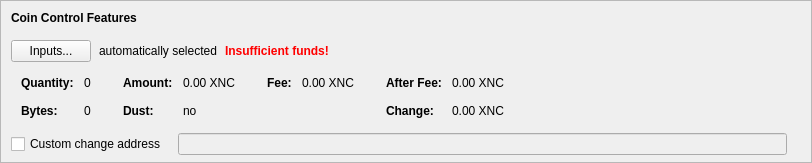
    <widget class="QFrame" name="frameCoinControl">
     <property name="sizePolicy">
      <sizepolicy hsizetype="Expanding" vsizetype="Expanding">
       <horstretch>0</horstretch>
       <verstretch>0</verstretch>
      </sizepolicy>
     </property>
     <property name="maximumSize">
      <size>
       <width>16777215</width>
       <height>16777215</height>
      </size>
     </property>
     <property name="frameShape">
      <enum>QFrame::StyledPanel</enum>
     </property>
     <property name="frameShadow">
      <enum>QFrame::Sunken</enum>
     </property>
     <layout class="QVBoxLayout" name="verticalLayoutCoinControl2">
      <property name="spacing">
       <number>0</number>
      </property>
      <property name="leftMargin">
       <number>0</number>
      </property>
      <property name="topMargin">
       <number>0</number>
      </property>
      <property name="rightMargin">
       <number>0</number>
      </property>
      <property name="bottomMargin">
       <number>6</number>
      </property>
      <item>
       <layout class="QVBoxLayout" name="verticalLayoutCoinControl" stretch="0,0,0,0,1">
        <property name="spacing">
         <number>0</number>
        </property>
        <property name="leftMargin">
         <number>10</number>
        </property>
        <property name="topMargin">
         <number>10</number>
        </property>
        <item>
         <layout class="QHBoxLayout" name="horizontalLayoutCoinControl1">
          <property name="bottomMargin">
           <number>15</number>
          </property>
          <item>
           <widget class="QLabel" name="labelCoinControlFeatures">
            <property name="sizePolicy">
             <sizepolicy hsizetype="Preferred" vsizetype="Maximum">
              <horstretch>0</horstretch>
              <verstretch>0</verstretch>
             </sizepolicy>
            </property>
            <property name="font">
             <font>
              <weight>75</weight>
              <bold>true</bold>
             </font>
            </property>
            <property name="styleSheet">
             <string notr="true">font-weight:bold;</string>
            </property>
            <property name="text">
             <string>Coin Control Features</string>
            </property>
           </widget>
          </item>
         </layout>
        </item>
        <item>
         <layout class="QHBoxLayout" name="horizontalLayoutCoinControl2" stretch="0,0,0,0">
          <property name="spacing">
           <number>8</number>
          </property>
          <property name="bottomMargin">
           <number>10</number>
          </property>
          <item>
           <widget class="QPushButton" name="pushButtonCoinControl">
            <property name="styleSheet">
             <string notr="true"/>
            </property>
            <property name="text">
             <string>Inputs...</string>
            </property>
            <property name="autoDefault">
             <bool>false</bool>
            </property>
           </widget>
          </item>
          <item>
           <widget class="QLabel" name="labelCoinControlAutomaticallySelected">
            <property name="text">
             <string>automatically selected</string>
            </property>
            <property name="margin">
             <number>5</number>
            </property>
           </widget>
          </item>
          <item>
           <widget class="QLabel" name="labelCoinControlInsuffFunds">
            <property name="font">
             <font>
              <weight>75</weight>
              <bold>true</bold>
             </font>
            </property>
            <property name="styleSheet">
             <string notr="true">color:red;font-weight:bold;</string>
            </property>
            <property name="text">
             <string>Insufficient funds!</string>
            </property>
            <property name="margin">
             <number>5</number>
            </property>
           </widget>
          </item>
          <item>
           <spacer name="horizontalSpacerCoinControl">
            <property name="orientation">
             <enum>Qt::Horizontal</enum>
            </property>
            <property name="sizeHint" stdset="0">
             <size>
              <width>40</width>
              <height>1</height>
             </size>
            </property>
           </spacer>
          </item>
         </layout>
        </item>
        <item>
         <widget class="QWidget" name="widgetCoinControl" native="true">
          <property name="sizePolicy">
           <sizepolicy hsizetype="Preferred" vsizetype="Preferred">
            <horstretch>0</horstretch>
            <verstretch>0</verstretch>
           </sizepolicy>
          </property>
          <property name="minimumSize">
           <size>
            <width>0</width>
            <height>0</height>
           </size>
          </property>
          <property name="styleSheet">
           <string notr="true"/>
          </property>
          <layout class="QHBoxLayout" name="horizontalLayoutCoinControl5">
           <property name="leftMargin">
            <number>0</number>
           </property>
           <property name="topMargin">
            <number>0</number>
           </property>
           <property name="rightMargin">
            <number>0</number>
           </property>
           <property name="bottomMargin">
            <number>0</number>
           </property>
           <item>
            <layout class="QHBoxLayout" name="horizontalLayoutCoinControl3" stretch="0,0,0,1">
             <property name="spacing">
              <number>20</number>
             </property>
             <property name="topMargin">
              <number>0</number>
             </property>
             <property name="bottomMargin">
              <number>10</number>
             </property>
             <item>
              <layout class="QFormLayout" name="formLayoutCoinControl1">
               <property name="horizontalSpacing">
                <number>10</number>
               </property>
               <property name="verticalSpacing">
                <number>14</number>
               </property>
               <property name="leftMargin">
                <number>10</number>
               </property>
               <property name="topMargin">
                <number>4</number>
               </property>
               <property name="rightMargin">
                <number>6</number>
               </property>
               <item row="0" column="0">
                <widget class="QLabel" name="labelCoinControlQuantityText">
                 <property name="font">
                  <font>
                   <weight>75</weight>
                   <bold>true</bold>
                  </font>
                 </property>
                 <property name="text">
                  <string>Quantity:</string>
                 </property>
                 <property name="margin">
                  <number>0</number>
                 </property>
                </widget>
               </item>
               <item row="0" column="1">
                <widget class="QLabel" name="labelCoinControlQuantity">
                 <property name="cursor">
                  <cursorShape>IBeamCursor</cursorShape>
                 </property>
                 <property name="contextMenuPolicy">
                  <enum>Qt::ActionsContextMenu</enum>
                 </property>
                 <property name="text">
                  <string notr="true">0</string>
                 </property>
                 <property name="margin">
                  <number>0</number>
                 </property>
                 <property name="textInteractionFlags">
                  <set>Qt::LinksAccessibleByMouse|Qt::TextSelectableByKeyboard|Qt::TextSelectableByMouse</set>
                 </property>
                </widget>
               </item>
               <item row="1" column="0">
                <widget class="QLabel" name="labelCoinControlBytesText">
                 <property name="font">
                  <font>
                   <weight>75</weight>
                   <bold>true</bold>
                  </font>
                 </property>
                 <property name="text">
                  <string>Bytes:</string>
                 </property>
                </widget>
               </item>
               <item row="1" column="1">
                <widget class="QLabel" name="labelCoinControlBytes">
                 <property name="cursor">
                  <cursorShape>IBeamCursor</cursorShape>
                 </property>
                 <property name="contextMenuPolicy">
                  <enum>Qt::ActionsContextMenu</enum>
                 </property>
                 <property name="text">
                  <string notr="true">0</string>
                 </property>
                 <property name="textInteractionFlags">
                  <set>Qt::LinksAccessibleByMouse|Qt::TextSelectableByKeyboard|Qt::TextSelectableByMouse</set>
                 </property>
                </widget>
               </item>
              </layout>
             </item>
             <item>
              <layout class="QFormLayout" name="formLayoutCoinControl2">
               <property name="horizontalSpacing">
                <number>10</number>
               </property>
               <property name="verticalSpacing">
                <number>14</number>
               </property>
               <property name="leftMargin">
                <number>6</number>
               </property>
               <property name="topMargin">
                <number>4</number>
               </property>
               <property name="rightMargin">
                <number>6</number>
               </property>
               <item row="0" column="0">
                <widget class="QLabel" name="labelCoinControlAmountText">
                 <property name="font">
                  <font>
                   <weight>75</weight>
                   <bold>true</bold>
                  </font>
                 </property>
                 <property name="text">
                  <string>Amount:</string>
                 </property>
                 <property name="margin">
                  <number>0</number>
                 </property>
                </widget>
               </item>
               <item row="0" column="1">
                <widget class="QLabel" name="labelCoinControlAmount">
                 <property name="cursor">
                  <cursorShape>IBeamCursor</cursorShape>
                 </property>
                 <property name="contextMenuPolicy">
                  <enum>Qt::ActionsContextMenu</enum>
                 </property>
                 <property name="text">
                  <string notr="true">0.00 XNC</string>
                 </property>
                 <property name="textInteractionFlags">
                  <set>Qt::LinksAccessibleByMouse|Qt::TextSelectableByKeyboard|Qt::TextSelectableByMouse</set>
                 </property>
                </widget>
               </item>
               <item row="1" column="0">
                <widget class="QLabel" name="labelCoinControlLowOutputText">
                 <property name="font">
                  <font>
                   <weight>75</weight>
                   <bold>true</bold>
                  </font>
                 </property>
                 <property name="text">
                  <string>Dust:</string>
                 </property>
                </widget>
               </item>
               <item row="1" column="1">
                <widget class="QLabel" name="labelCoinControlLowOutput">
                 <property name="cursor">
                  <cursorShape>IBeamCursor</cursorShape>
                 </property>
                 <property name="contextMenuPolicy">
                  <enum>Qt::ActionsContextMenu</enum>
                 </property>
                 <property name="text">
                  <string notr="true">no</string>
                 </property>
                 <property name="textInteractionFlags">
                  <set>Qt::LinksAccessibleByMouse|Qt::TextSelectableByKeyboard|Qt::TextSelectableByMouse</set>
                 </property>
                </widget>
               </item>
              </layout>
             </item>
             <item>
              <layout class="QFormLayout" name="formLayoutCoinControl3">
               <property name="horizontalSpacing">
                <number>10</number>
               </property>
               <property name="verticalSpacing">
                <number>14</number>
               </property>
               <property name="leftMargin">
                <number>6</number>
               </property>
               <property name="topMargin">
                <number>4</number>
               </property>
               <property name="rightMargin">
                <number>6</number>
               </property>
               <item row="0" column="0">
                <widget class="QLabel" name="labelCoinControlFeeText">
                 <property name="font">
                  <font>
                   <weight>75</weight>
                   <bold>true</bold>
                  </font>
                 </property>
                 <property name="text">
                  <string>Fee:</string>
                 </property>
                 <property name="margin">
                  <number>0</number>
                 </property>
                </widget>
               </item>
               <item row="0" column="1">
                <widget class="QLabel" name="labelCoinControlFee">
                 <property name="cursor">
                  <cursorShape>IBeamCursor</cursorShape>
                 </property>
                 <property name="contextMenuPolicy">
                  <enum>Qt::ActionsContextMenu</enum>
                 </property>
                 <property name="text">
                  <string notr="true">0.00 XNC</string>
                 </property>
                 <property name="textInteractionFlags">
                  <set>Qt::LinksAccessibleByMouse|Qt::TextSelectableByKeyboard|Qt::TextSelectableByMouse</set>
                 </property>
                </widget>
               </item>
              </layout>
             </item>
             <item>
              <layout class="QFormLayout" name="formLayoutCoinControl4">
               <property name="horizontalSpacing">
                <number>10</number>
               </property>
               <property name="verticalSpacing">
                <number>14</number>
               </property>
               <property name="leftMargin">
                <number>6</number>
               </property>
               <property name="topMargin">
                <number>4</number>
               </property>
               <property name="rightMargin">
                <number>6</number>
               </property>
               <item row="0" column="0">
                <widget class="QLabel" name="labelCoinControlAfterFeeText">
                 <property name="font">
                  <font>
                   <weight>75</weight>
                   <bold>true</bold>
                  </font>
                 </property>
                 <property name="text">
                  <string>After Fee:</string>
                 </property>
                 <property name="margin">
                  <number>0</number>
                 </property>
                </widget>
               </item>
               <item row="0" column="1">
                <widget class="QLabel" name="labelCoinControlAfterFee">
                 <property name="cursor">
                  <cursorShape>IBeamCursor</cursorShape>
                 </property>
                 <property name="contextMenuPolicy">
                  <enum>Qt::ActionsContextMenu</enum>
                 </property>
                 <property name="text">
                  <string notr="true">0.00 XNC</string>
                 </property>
                 <property name="textInteractionFlags">
                  <set>Qt::LinksAccessibleByMouse|Qt::TextSelectableByKeyboard|Qt::TextSelectableByMouse</set>
                 </property>
                </widget>
               </item>
               <item row="1" column="0">
                <widget class="QLabel" name="labelCoinControlChangeText">
                 <property name="font">
                  <font>
                   <weight>75</weight>
                   <bold>true</bold>
                  </font>
                 </property>
                 <property name="text">
                  <string>Change:</string>
                 </property>
                </widget>
               </item>
               <item row="1" column="1">
                <widget class="QLabel" name="labelCoinControlChange">
                 <property name="cursor">
                  <cursorShape>IBeamCursor</cursorShape>
                 </property>
                 <property name="contextMenuPolicy">
                  <enum>Qt::ActionsContextMenu</enum>
                 </property>
                 <property name="text">
                  <string notr="true">0.00 XNC</string>
                 </property>
                 <property name="textInteractionFlags">
                  <set>Qt::LinksAccessibleByMouse|Qt::TextSelectableByKeyboard|Qt::TextSelectableByMouse</set>
                 </property>
                </widget>
               </item>
              </layout>
             </item>
            </layout>
           </item>
          </layout>
         </widget>
        </item>
        <item>
         <layout class="QHBoxLayout" name="horizontalLayoutCoinControl4" stretch="0,0,0">
          <property name="spacing">
           <number>12</number>
          </property>
          <property name="sizeConstraint">
           <enum>QLayout::SetDefaultConstraint</enum>
          </property>
          <property name="topMargin">
           <number>5</number>
          </property>
          <property name="rightMargin">
           <number>5</number>
          </property>
          <item>
           <widget class="QCheckBox" name="checkBoxCoinControlChange">
            <property name="toolTip">
             <string>If this is activated, but the change address is empty or invalid, change will be sent to a newly generated address.</string>
            </property>
            <property name="text">
             <string>Custom change address</string>
            </property>
           </widget>
          </item>
          <item>
           <widget class="QValidatedLineEdit" name="lineEditCoinControlChange">
            <property name="enabled">
             <bool>false</bool>
            </property>
            <property name="sizePolicy">
             <sizepolicy hsizetype="Expanding" vsizetype="Fixed">
              <horstretch>0</horstretch>
              <verstretch>0</verstretch>
             </sizepolicy>
            </property>
           </widget>
          </item>
          <item>
           <widget class="QLabel" name="labelCoinControlChangeLabel">
            <property name="sizePolicy">
             <sizepolicy hsizetype="Preferred" vsizetype="Expanding">
              <horstretch>0</horstretch>
              <verstretch>0</verstretch>
             </sizepolicy>
            </property>
            <property name="minimumSize">
             <size>
              <width>0</width>
              <height>0</height>
             </size>
            </property>
            <property name="text">
             <string/>
            </property>
            <property name="margin">
             <number>3</number>
            </property>
           </widget>
          </item>
         </layout>
        </item>
        <item>
         <spacer name="verticalSpacerCoinControl">
          <property name="orientation">
           <enum>Qt::Vertical</enum>
          </property>
          <property name="sizeHint" stdset="0">
           <size>
            <width>800</width>
            <height>1</height>
           </size>
          </property>
         </spacer>
        </item>
       </layout>
      </item>
     </layout>
    </widget>
